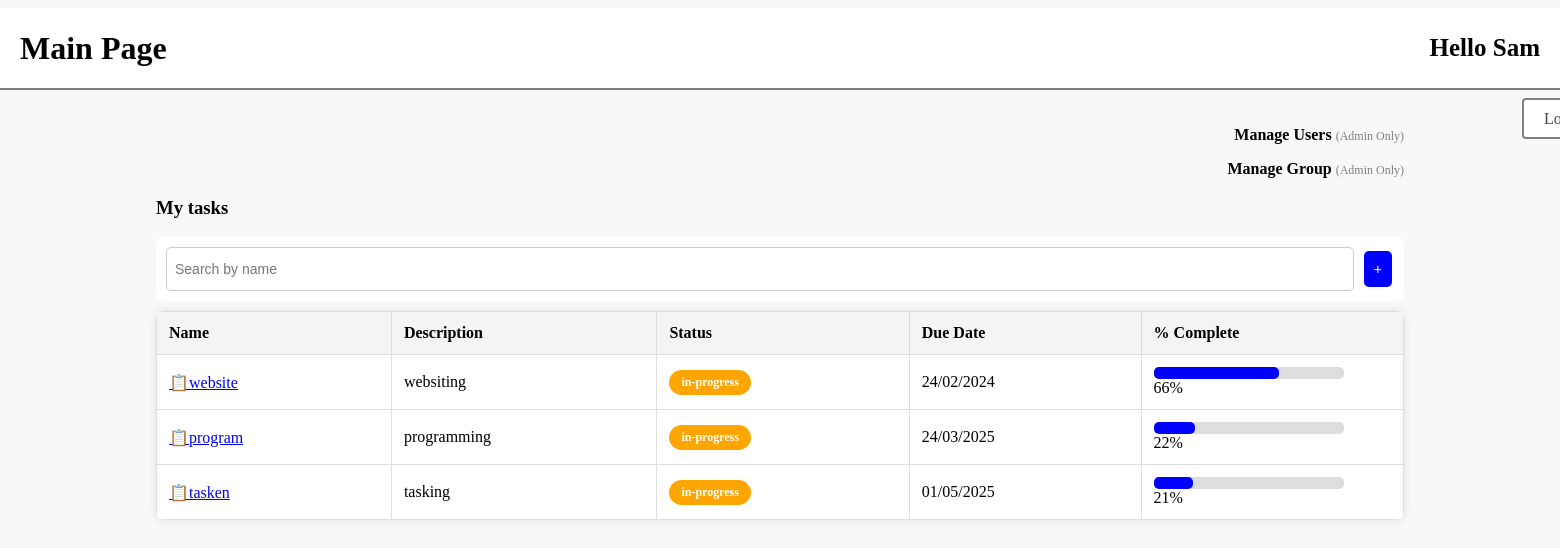
The app's page /mainPage.php (signed in), older data.
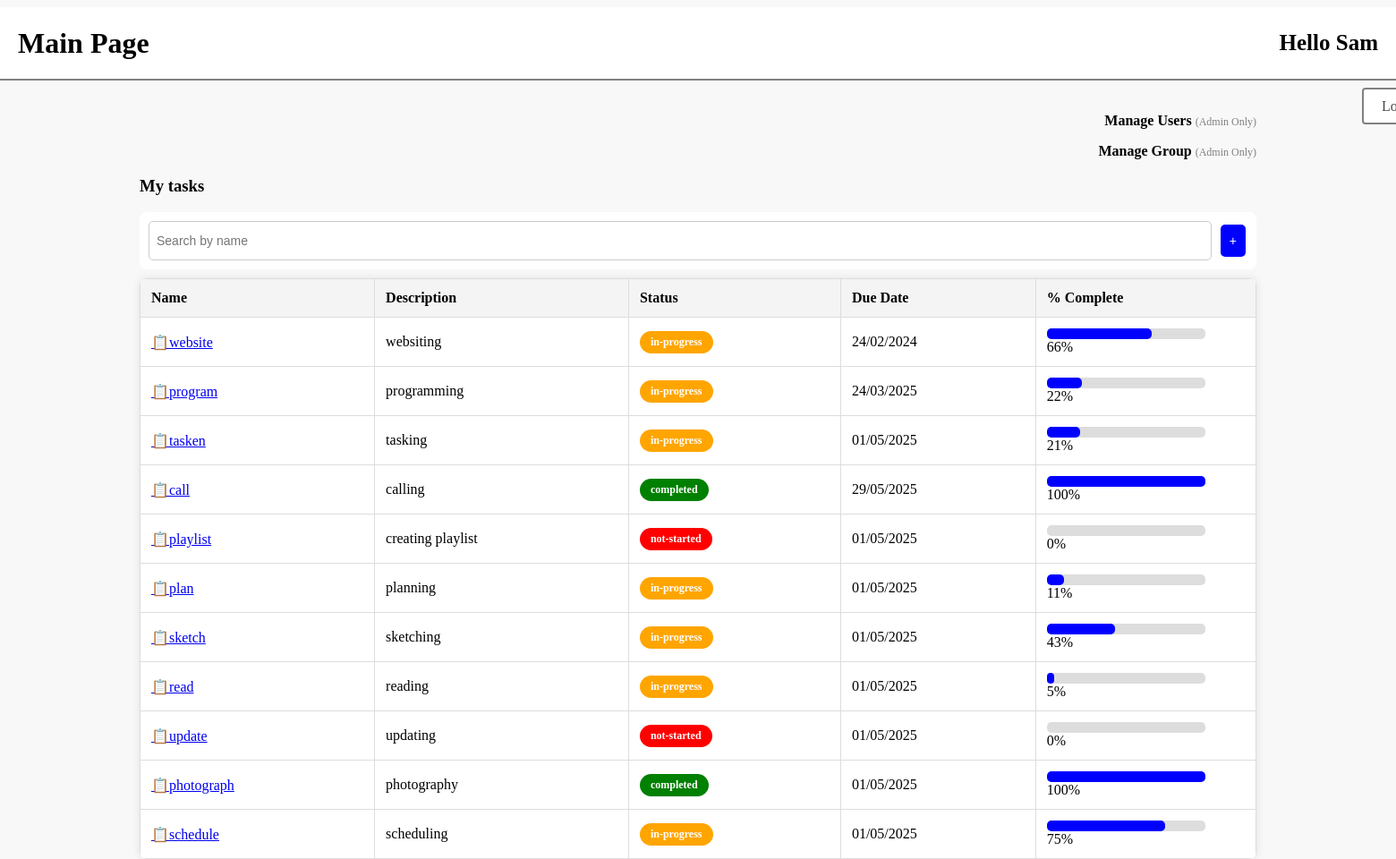
The same page, newer data.
### tables this page shows
CREATE TABLE "Task" (
	"taskID"	INTEGER NOT NULL UNIQUE,
	"userID"	INTEGER,
	"groupID"	INTEGER,
	"taskName"	TEXT NOT NULL,
	"description"	TEXT,
	"dueDate"	TEXT NOT NULL,
	"progress"	INTEGER NOT NULL DEFAULT 0,
	PRIMARY KEY("taskID" AUTOINCREMENT),
	FOREIGN KEY("userID") REFERENCES "User"("userID"),
	FOREIGN KEY("groupID") REFERENCES "TaskGroup"("groupID")
);

### mainPage.php (the view, shortened to what this page needs)
<!DOCTYPE html>
<html lang="en">
<head>
    <link rel="stylesheet" href="mainPage.css">
</head>
<body>
    <div class="header">
        <div class="header-left">
            <h1>Main Page</h1>
        </div>
        <div class="header-right">
            <h2>Hello <?php session_start(); echo $_SESSION['firstName']; ?></h2>
        </div>
    </div>
    <div class="logout-button">
            <a href="index.php" class="button-class">Logout</a>
    </div>
    <div class="container">
<?php
if($_SESSION['groupAdmin']==1)
{
?>
        <div class="manage-users">
                <a href="manageUsersPage.php" class="admin-link">Manage Users</a>
                <span class="admin-text">(Admin Only)</span>
        </div>
        <div class="manage-group">
                <a href="manageGroupPage.php" class="admin-link">Manage Group</a>
                <span class="admin-text">(Admin Only)</span>
        </div>
<?php } ?>
        <h3>My tasks</h3>
        <div class="search-bar">
            <input type="text" id="searchInput" placeholder="Search by name" onkeyup="filterTasks()">
            <button class="add-task" onclick="window.location.href='createTaskPage.php'">+</button>
        </div>
<?php
    $db = new SQLite3('TaskManagementDB.db');
    $userID=$_SESSION['userID'];
    $select_query = "SELECT * FROM Task WHERE userID='$userID' or
                groupID in (select groupID from GroupMembers where userID='$userID')";
    $result = $db->query($select_query);
    echo "<table id='taskTable'>";
    echo "<tr>
            <th>Name</th>
            <th>Description</th>
            <th>Status</th>
            <th>Due Date</th>
            <th>% Complete</th>
        </tr>";
    while ($row = $result->fetchArray(SQLITE3_ASSOC)) {
        $taskID= $row['taskID'];
        $taskName= $row['taskName'];
        $description= $row['description'];
        $dueDate= $row['dueDate'];
        $completion= $row['progress'];
        $date = new DateTime($dueDate);
        $formattedDate=$date->format("d/m/Y");
        if($completion==0) {
            $currentStatus = "not-started";
        }
        elseif ($completion == 100) {
            $currentStatus = "completed";
        }
        else {
            $currentStatus = "in-progress";
        }
        echo "<tr>
                <td><a id=\"taskLink\" href=\"manageTaskPage.php?taskID=$taskID\">📋$taskName</td>
                <td>$description</td>
                <td><span class=\"status $currentStatus\">$currentStatus</span></td>
                <td>$formattedDate</td>
                <td>
                    <div class=\"progress-bar\">
                        <div class=\"progress\" style=\"width: $completion%;\"></div> $completion%
                    </div>
                </td>
            </tr>";
    }
    echo "</table>";
?>
</body>
</html>

### mainPage.css (style rules this page uses)
body { font-family: "Microsoft Yahei"; margin: 0; padding: 0; background-color: #f8f8f8; }
.header { color: black; display: flex; justify-content: space-between; align-items: center; padding: 0px 20px; background-color: white; border-bottom: 2px solid gray; position: relative; height: 10vh; margin-top: 1vh; }
.header-right { display: flex; flex-direction: column; }
h1 { font-size: 32px; margin: 0; }
h2 { font-size: 25px; margin: 0; }
.logout-button { position: absolute; margin-top: 2.5vh; margin-left: 190vh; }
.button-class, button { background-color: #ffffff; border: 2px solid grey; color: rgb(70, 70, 70); padding: 10px 20px; text-align: center; text-decoration: none; font-size: 16px; margin: 4px 2px; cursor: pointer; border-radius: 4px; }
.add-task { background-color: blue; color: white; border: none; padding: 10px 10px; cursor: pointer; font-size: 14px; border-radius: 5px; margin-left: 10px; display: inline-block; vertical-align: middle; }
.container { width: 80%; margin: auto; padding-top: 20px; }
.search-bar { display: flex; justify-content: space-between; margin-bottom: 10px; background-color: white; padding: 10px; border-radius: 8px; }
.search-bar input { flex: 1; padding: 8px; border: 1px solid #ccc; border-radius: 5px; margin-bottom: 0px; }
table { width: 100%; border-collapse: collapse; background-color: white; border-radius: 8px; overflow: hidden; box-shadow: 0px 0px 10px rgba(0, 0, 0, 0.1); }
th, td { border: 1px solid #ddd; padding: 12px; text-align: left; }
th { background-color: #f4f4f4; font-weight: bold; }
input, select { width: 100%; padding: 8px; border: 1px solid #ccc; border-radius: 5px; font-size: 14px; }
.status { padding: 5px 12px; border-radius: 15px; color: white; font-size: 12px; display: inline-block; font-weight: bold; }
.not-started { background-color: red; }
.in-progress { background-color: orange; }
.completed { background-color: green; }
.progress-bar { background-color: #ddd; border-radius: 5px; width: 80%; height: 12px; display: inline-block; position: relative; }
.progress { background-color: blue; height: 100%; border-radius: 5px; }
label, input { width: 100%; margin-bottom: 10px; }
.manage-users, .manage-group { text-align: right; margin-top: 2vh; }
.admin-link { text-decoration: none; color: black; font-weight: bold; }
.admin-text { font-size: 12px; color: gray; }

Row changes from the older to the newer data that the page shows:
added task: taskName "call", description "calling", progress "completed", dueDate "29/05/2025", progress "100"
added task: taskName "playlist", description "creating playlist", progress "not-started", dueDate "01/05/2025", progress "0"
added task: taskName "plan", description "planning", progress "in-progress", dueDate "01/05/2025", progress "11"
added task: taskName "sketch", description "sketching", progress "in-progress", dueDate "01/05/2025", progress "43"
added task: taskName "read", description "reading", progress "in-progress", dueDate "01/05/2025", progress "5"
added task: taskName "update", description "updating", progress "not-started", dueDate "01/05/2025", progress "0"
added task: taskName "photograph", description "photography", progress "completed", dueDate "01/05/2025", progress "100"
added task: taskName "schedule", description "scheduling", progress "in-progress", dueDate "01/05/2025", progress "75"
